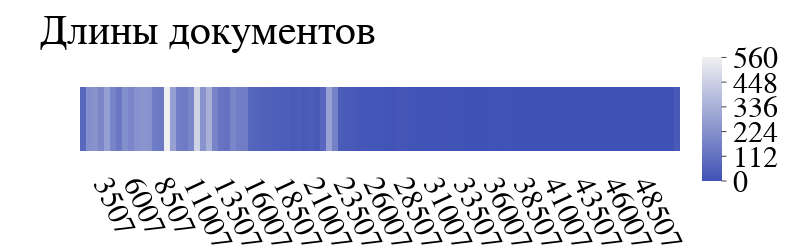

Notebook code for this chart:
### Code cell
from src.utils import make_hist3


heats = make_hist3(documents_lengths, 100, 500)
fig = plot(*heats, 'Длины документов')
fig

### Figure 1 — Plotly figure (JSON) as saved in the notebook; plotly's stock layout.template omitted (floating-point values rounded to 4 significant figures)
{"data": [{"colorbar": {"dtick": 112, "len": 2.25, "lenmode": "fraction", "thickness": 20, "tick0": 0, "tickformat": "000", "ticks": "outside"}, "colorscale": [[0, "rgba(63, 81, 181, 1.0)"], [1, "#f0f0f0"]], "type": "heatmap", "x": [1507, 2007, 2507, 3007, 3507, 4007, 4507, 5007, 5507, 6007, 6507, 7007, 7507, 8007, 8507, 9007, 9507, 10007, 10507, 11007, 11507, 12007, 12507, 13007, 13507, 14007, 14507, 15007, 15507, 16007, 16507, 17007, 17507, 18007, 18507, 19007, 19507, 20007, 20507, 21007, 21507, 22007, 22507, 23007, 23507, 24007, 24507, 25007, 25507, 26007, 26507, 27007, 27507, 28007, 28507, 29007, 29507, 30007, 30507, 31007, 31507, 32007, 32507, 33007, 33507, 34007, 34507, 35007, 35507, 36007, 36507, 37007, 37507, 38007, 38507, 39007, 39507, 40007, 40507, 41007, 41507, 42007, 42507, 43007, 43507, 44007, 44507, 45007, 45507, 46007, 46507, 47007, 47507, 48007, 48507, 49007, 49507, 50007, 50507, 51007], "y": [""], "z": [[83, 216, 231, 191, 277, 182, 136, 215, 187, 227, 239, 232, 150, 142, 562, 279, 160, 152, 186, 455, 235, 338, 181, 123, 116, 187, 158, 155, 73, 66, 60, 54, 47, 43, 44, 31, 38, 30, 39, 28, 79, 284, 172, 38, 31, 29, 21, 17, 16, 17, 13, 10, 12, 18, 14, 9, 10, 7, 7, 6, 12, 8, 8, 9, 4, 5, 3, 4, 6, 6, 5, 7, 4, 0, 3, 5, 4, 1, 4, 5, 3, 2, 1, 1, 0, 3, 2, 4, 2, 0, 0, 0, 0, 3, 0, 0, 0, 0, 0, 27]]}], "layout": {"font": {"color": "black", "family": "Times New Roman", "size": 30}, "height": 250, "margin": {"pad": 10}, "plot_bgcolor": "rgba(0, 0, 0, 0)", "showlegend": false, "title": {"text": "Длины документов"}, "width": 800, "xaxis": {"tick0": 0, "tickangle": 65, "tickformat": "000", "tickmode": "array", "tickvals": [1007, 3507, 6007, 8507, 11007, 13507, 16007, 18507, 21007, 23507, 26007, 28507, 31007, 33507, 36007, 38507, 41007, 43507, 46007, 48507], "type": "linear"}, "yaxis": {"side": "left", "tickangle": 0, "tickformat": "000", "title": {"font": {"color": "black", "family": "Times New Roman", "size": 25}}}}}
